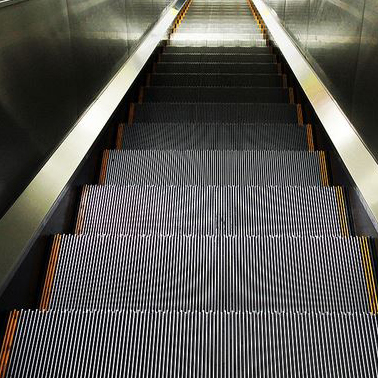
#> input picture DIP/ch10/images/mo2.jpg, 378 x 378 px
$ python moire.py
#> lines starting #> are read from the running program, lines starting #| are printed output that depends on the picture; after the words box and inside, x2 and y2 are one past the last pixel; in counts of white or black regions, pixels touching at a corner belong together
### DIP/ch10/dft_2d.py
import numpy as np, cv2, time
from ch10.dft_1d import dft, idft


def calc_spectrum(complex):
    if complex.ndim == 2:
        dst = abs(complex)
    else:
        dst = cv2.magnitude(complex[:, :, 0], complex[:, :, 1])
    dst = 20 * np.log(dst + 1)
    return cv2.convertScaleAbs(dst)


# [30 lines left out: functions fftshift, dft2, idft2, ck_time, not called in this run]

# image = cv2.imread('images/dft_240.jpg', cv2.IMREAD_GRAYSCALE)
# if image is None: raise Exception('Read image failed')
#
# ck_time(0)

### DIP/ch10/fft_filtering.py
import numpy as np, cv2
from ch10.fft_2d import fft2, ifft2
from ch10.dft_2d import calc_spectrum, fftshift


def FFT(image, mode=2):
    if mode == 1:
        dft = fft2(image)
    elif mode == 2:
        dft = np.fft.fft2(image)
    elif mode == 3:
        dft = cv2.dft(np.float32(image), flags=cv2.DFT_COMPLEX_OUTPUT)
    dft = fftshift(dft)
    spectrum = calc_spectrum(dft)
    return dft, spectrum


def IFFT(dft, shape, mode=2):
    dft = fftshift(dft)  # 역 셔플링
    if mode == 1: img = ifft2(dft).real
    if mode == 2: img = np.fft.ifft2(dft).real
    if mode == 3:  img = cv2.idft(dft, flags=cv2.DFT_SCALE)[:, :, 0]
    img = img[:shape[0], :shape[1]]  # 영삽입 부분 제거
    return cv2.convertScaleAbs(img)

### DIP/ch10/moire.py
import numpy as np, cv2
from fft_filtering import FFT, IFFT
from dft_2d import calc_spectrum


def onRemoveMoire(val):
    radius = cv2.getTrackbarPos('radius', title)
    th = cv2.getTrackbarPos('threshold', title)

    mask = cv2.threshold(spectrum_img, th, 255, cv2.THRESH_BINARY_INV)[1]
    y, x = np.divmod(mask.shape, 2)[0]
    cv2.circle(mask, (x, y), radius, 255, -1)

    if dft.ndim < 3:
        remv_dft = np.zeros(dft.shape, np.complex)
        remv_dft.imag = cv2.copyTo(dft.imag, mask=mask)
        remv_dft.real = cv2.copyTo(dft.imag, mask=mask)
    else:
        remv_dft = cv2.copyTo(dft, mask=mask)

    result[:, image.shape[1]:] = IFFT(remv_dft, image.shape, mode)
    cv2.imshow(title, calc_spectrum(remv_dft))
    cv2.imshow("result", result)


image = cv2.imread('images/mo2.jpg', cv2.IMREAD_GRAYSCALE)
#> image: shape (378, 378); min 0, max 255, mean 88.8
if image is None: raise Exception('No image')

mode = 3
result = cv2.repeat(image, 1, 2)
dft, spectrum_img = FFT(image, mode)
#> in calc_spectrum, `dst = 20 * np.log(dst + 1)`:
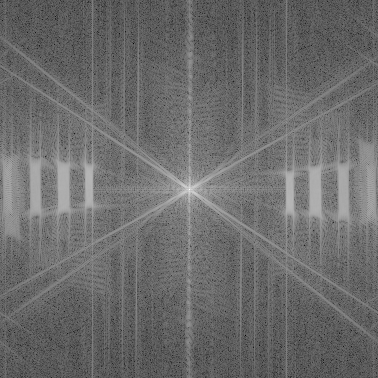
#> dst: shape (378, 378) float32; min 44.86, max 327.1, mean 164.5; drawn with min black and max white
#> in calc_spectrum, `return cv2.convertScaleAbs(dst)`:
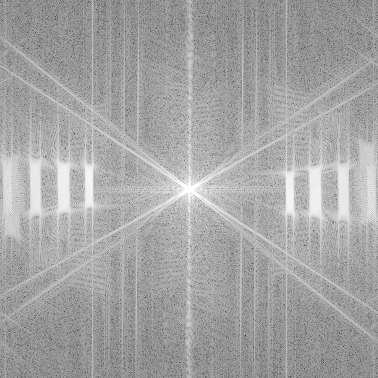
#> returned value: shape (378, 378); min 45, max 255, mean 164.5

title = "removed moire"
cv2.imshow(title, spectrum_img)
cv2.createTrackbar("radius", title, 10, 255, onRemoveMoire)
cv2.createTrackbar("threshold", title, 120, 255, onRemoveMoire)
cv2.waitKey(0)
#> in onRemoveMoire, `mask = cv2.threshold(spectrum_img, th, 255, cv2.THRESH_BINARY_INV)[1]`:
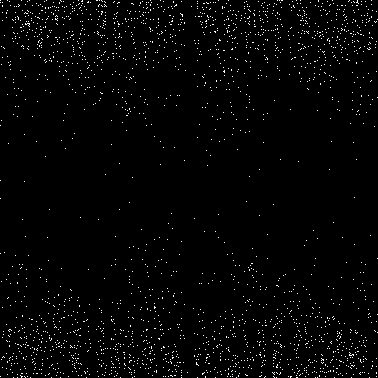
#> mask: shape (378, 378); 2% white in thin lines or dots
#> in onRemoveMoire, `cv2.circle(mask, (x, y), radius, 255, -1)`:
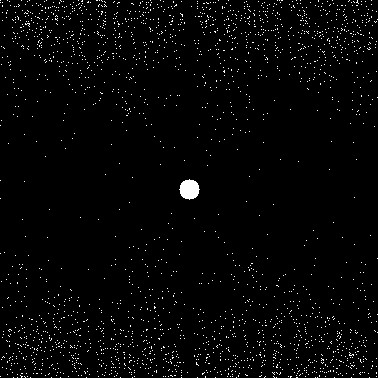
#> mask: shape (378, 378); 2.2% white in thin lines or dots
#> in IFFT, `return cv2.convertScaleAbs(img)`:
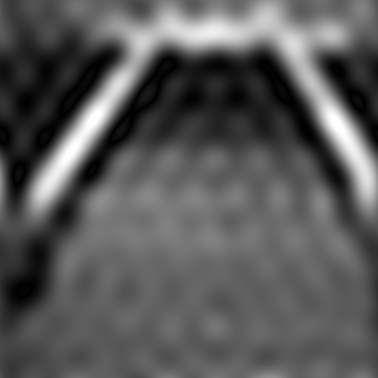
#> returned value: shape (378, 378); min 0, max 255, mean 89.1
#> in onRemoveMoire, `result[:, image.shape[1]:] = IFFT(remv_dft, image.shape, mode)`:
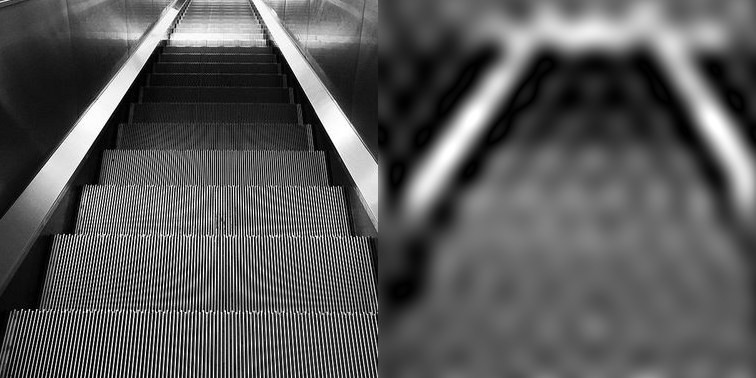
#> result: shape (378, 756); min 0, max 255, mean 89
#> in calc_spectrum, `dst = 20 * np.log(dst + 1)`:
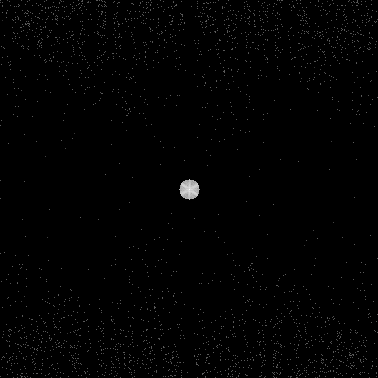
#> dst: shape (378, 378) float32; min 0, max 327.1, mean 2.7; drawn with min black and max white

$ run again, with DIP/ch10/images/dft_240.jpg copied over DIP/ch10/images/mo2.jpg
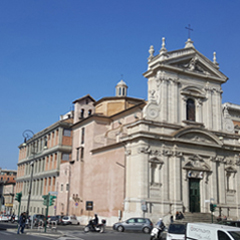
#> input picture DIP/ch10/images/dft_240.jpg, 240 x 240 px
#> in onRemoveMoire, `cv2.circle(mask, (x, y), radius, 255, -1)`:
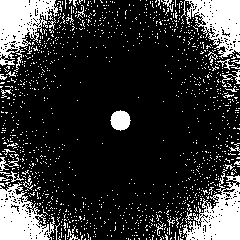
#> mask: shape (240, 240); 20.1% white; 1251 white regions (1221 under 20 px), largest, box (x1, y1, x2, y2) and area: (0, 0, 58, 72) 2126, (183, 169, 240, 240) 2013, (181, 0, 240, 59) 1862
#> in calc_spectrum, `return cv2.convertScaleAbs(dst)`:
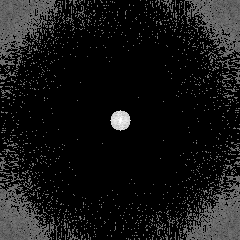
#> returned value: shape (240, 240); min 0, max 255, mean 21.7

$ run again, with DIP/ch10/images/mo1.jpg copied over DIP/ch10/images/mo2.jpg
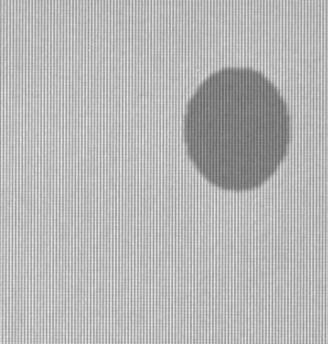
#> input picture DIP/ch10/images/mo1.jpg, 328 x 344 px
#> image is the input picture: shape (344, 328); min 97, max 237, mean 182.2
#> in onRemoveMoire, `cv2.circle(mask, (x, y), radius, 255, -1)`:
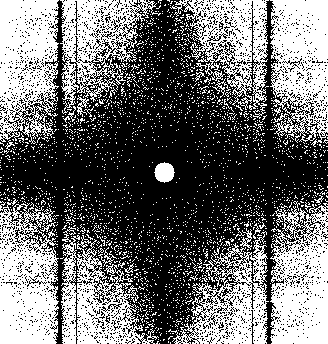
#> mask: shape (344, 328); 43.4% white; 2402 white regions (2373 under 20 px), largest, box (x1, y1, x2, y2) and area: (0, 0, 59, 142) 6243, (0, 198, 59, 344) 6227, (270, 0, 328, 147) 6147
#> in calc_spectrum, `return cv2.convertScaleAbs(dst)`:
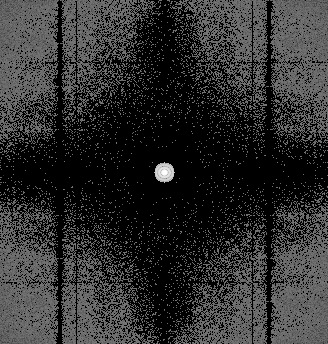
#> returned value: shape (344, 328); min 0, max 255, mean 46.3
